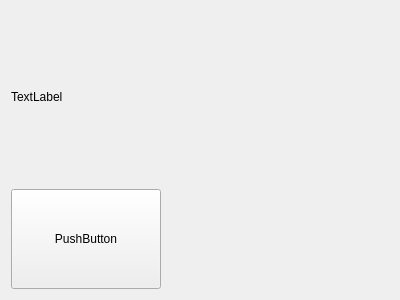
<?xml version="1.0" encoding="UTF-8"?>
<ui version="4.0">
 <class>Widget</class>
 <widget class="QWidget" name="Widget">
  <property name="geometry">
   <rect>
    <x>0</x>
    <y>0</y>
    <width>400</width>
    <height>300</height>
   </rect>
  </property>
  <property name="windowTitle">
   <string>Widget</string>
  </property>
  <layout class="QGridLayout" name="gridLayout">
   <item row="1" column="1">
    <spacer name="horizontalSpacer">
     <property name="orientation">
      <enum>Qt::Horizontal</enum>
     </property>
     <property name="sizeHint" stdset="0">
      <size>
       <width>223</width>
       <height>20</height>
      </size>
     </property>
    </spacer>
   </item>
   <item row="1" column="0">
    <widget class="QPushButton" name="pushButton">
     <property name="minimumSize">
      <size>
       <width>150</width>
       <height>100</height>
      </size>
     </property>
     <property name="text">
      <string>PushButton</string>
     </property>
    </widget>
   </item>
   <item row="0" column="0" colspan="2">
    <widget class="QLabel" name="label">
     <property name="text">
      <string>TextLabel</string>
     </property>
    </widget>
   </item>
  </layout>
 </widget>
 <layoutdefault spacing="6" margin="11"/>
 <resources/>
 <connections/>
</ui>
